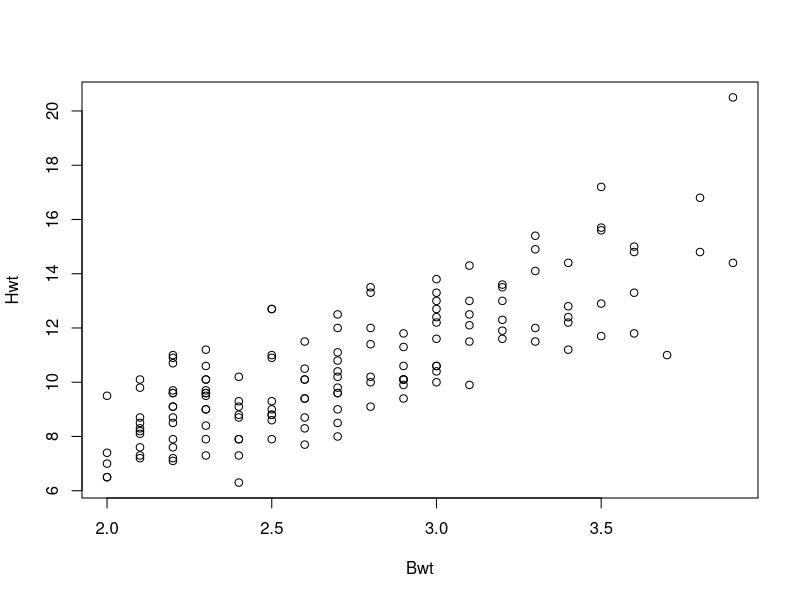
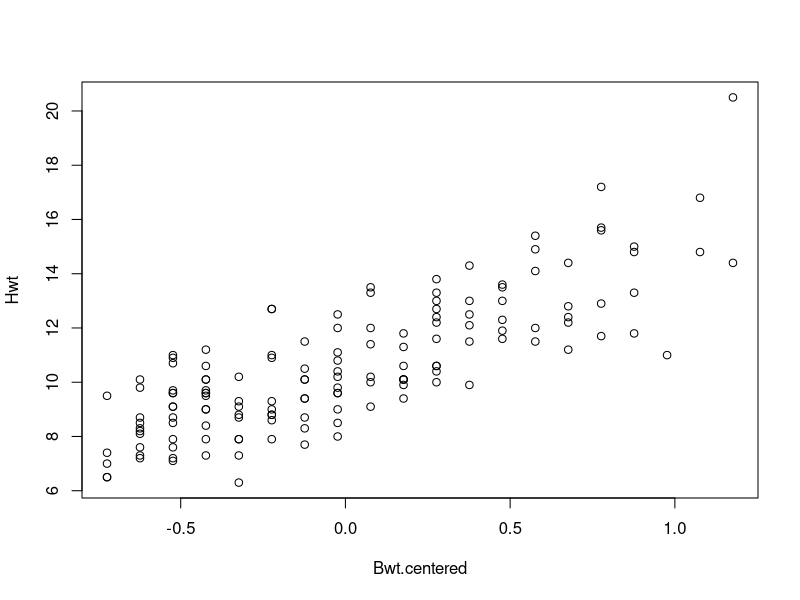

Generate these figures, in order, with R:
d.cats <- read.csv("Data/Cats.csv", header = T, stringsAsFactors = T)

# First impression of the data
head(d.cats)
str(d.cats)

plot(Hwt ~ Bwt, data = d.cats)

# 1.1 Question - Linear models 
lm.cats <- lm(Hwt ~ Bwt, data = d.cats)
coef(lm.cats)

mean.Bwt <- mean(d.cats$Bwt)
d.cats$Bwt.centered <- d.cats$Bwt - mean.Bwt
plot(Hwt ~ Bwt.centered, data = d.cats)

lm.cats.BIS <- lm(Hwt ~ Bwt.centered, data = d.cats)
coef(lm.cats.BIS)["(Intercept)"]
summary(lm.cats.BIS)


# 1.2 Question - Consider gender and use "males" as reference

lm.cats2 <- lm(Hwt ~ Bwt + Sex, data = d.cats)
coef(lm.cats2)

d.cats$Sex.relevel <- relevel(d.cats$Sex, ref = "M")
levels(d.cats$Sex)
levels(d.cats$Sex.relevel)

lm.cats2.BIS <- lm(Hwt ~ Bwt + Sex.relevel, data = d.cats)
coef(lm.cats2.BIS)


# 1.3 Question - Meaning of coefficients

# coef of Bwt in lm.cats: the average weight of cat increases about 4 
# when the body weight of cat increases by 1 unit.

# coef of Bwt in lm.cats2: the average weight of cat increases about 4
# when the body weight of cat increases by 1 unit and other predictors are fixed.


# 1.4 Question - Create Bwt as categorical variable
quantiles.Bwt <- quantile(d.cats$Bwt)
quantiles.Bwt

d.cats$Bwt.Class <- cut(d.cats$Bwt, breaks = quantiles.Bwt, include.lowest = T)

# Check how many observations are present in each class
table(d.cats$Bwt.Class)

lm.cats3 <- lm(Hwt ~ Sex + Bwt.Class, data = d.cats)
coef(lm.cats3)

drop1(lm.cats3, test = "F")

summary(lm.cats3)


# 1.5 Question - A post-hoc test

# library(multcomp, mask.ok = geyser)
require(multcomp)
glht.1 <- glht(lm.cats3, linfct = mcp(Bwt.Class = "Tukey"))
summary(glht.1)
